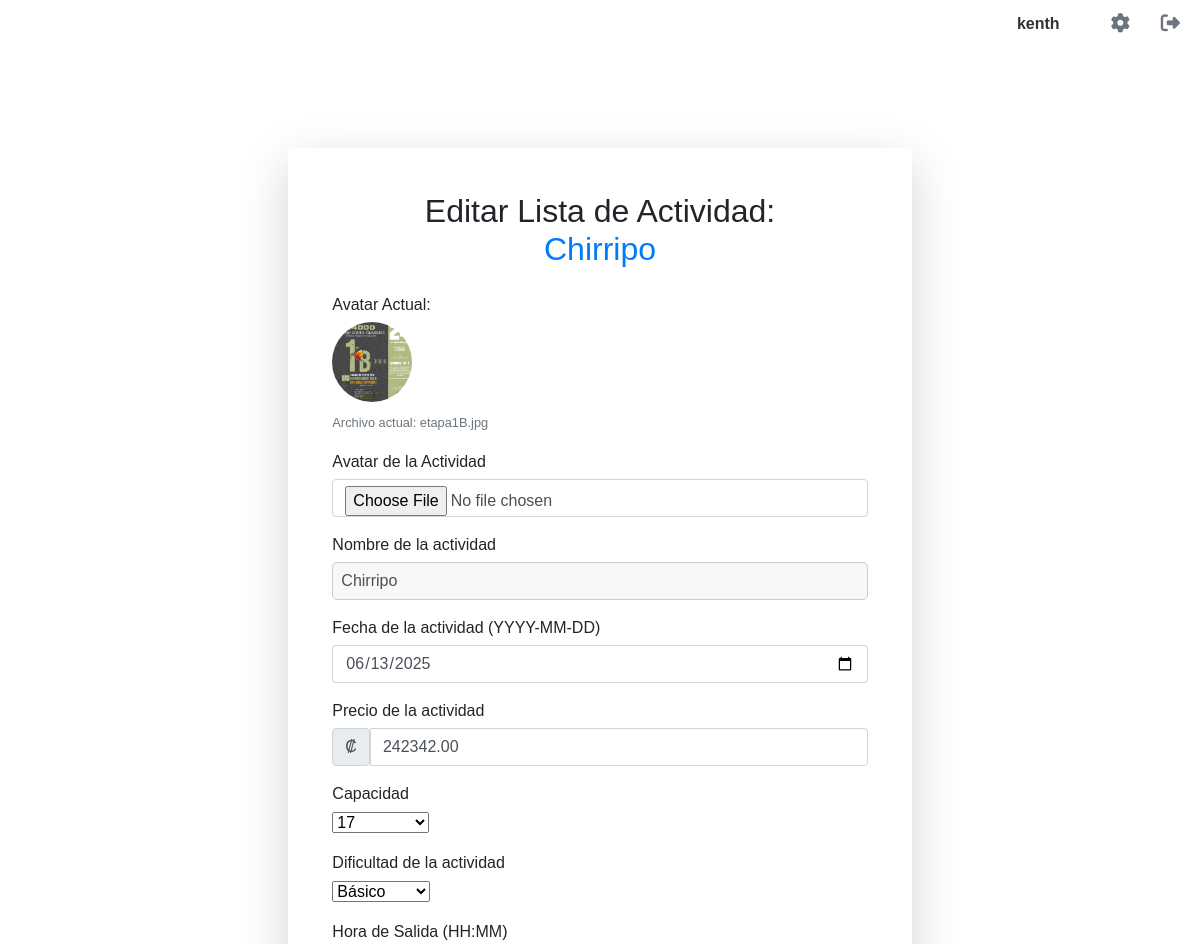
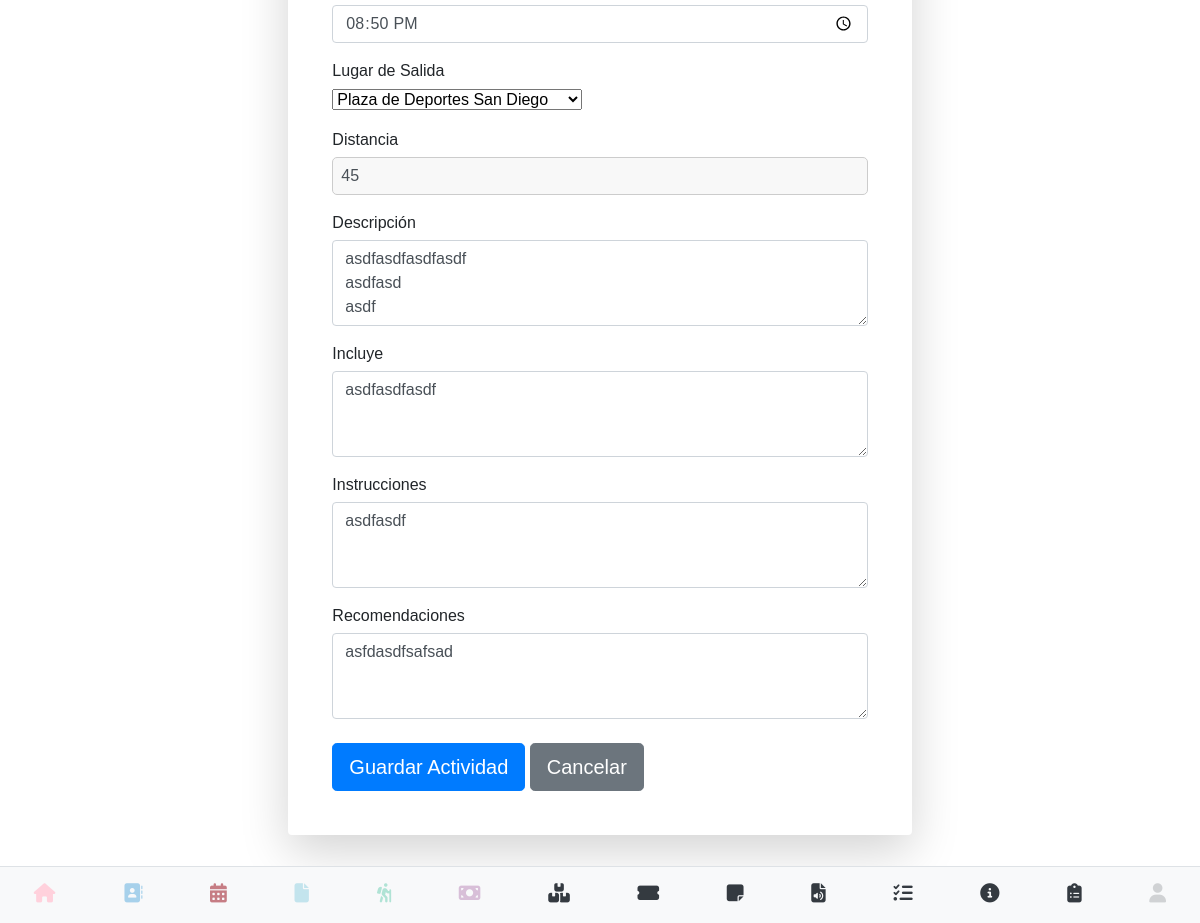
The app's page /editar_lista/1 (signed in) with its own data (2 pictures, top to bottom).
### models.py (models this page shows, shortened)
class User(UserMixin, db.Model):
    __tablename__ = 'users' # Nombre de la tabla es 'users'
    id = db.Column(db.Integer, primary_key=True)
    username = db.Column(db.String(80), unique=True, nullable=False)
    email = db.Column(db.String(120), unique=True, nullable=False)
    cedula = db.Column(db.String(20), unique=True, nullable=False)
    telefono = db.Column(db.String(20), nullable=False)
    password_hash = db.Column(db.String(128))
    image_filename = db.Column(db.String(255), nullable=True)
    @property
    def is_authenticated(self):
        return True

class ListaActividad(db.Model):
    __tablename__ = 'lista_actividad'
    id = db.Column(db.Integer, primary_key=True)
    usuario_id = db.Column(db.Integer, db.ForeignKey('users.id'), nullable=False)
    avatar_actividad = db.Column(db.String(255), nullable=True)
    nombre_actividad = db.Column(db.String(255), nullable=False)
    fecha_actividad = db.Column(db.Date, nullable=False)
    precio_actividad = db.Column(db.Numeric(10, 2), nullable=False)
    capacidad = db.Column(db.String(50), nullable=False) # Cambiado a String para "Más de 45"
    dificultad_actividad = db.Column(db.String(50), nullable=False)
    hora_salida = db.Column(db.Time, nullable=False)
    lugar_salida = db.Column(db.String(255), nullable=False)
    distancia = db.Column(db.String(100), nullable=True)
    descripcion = db.Column(db.Text, nullable=True)
    incluye = db.Column(db.Text, nullable=True)
    instrucciones = db.Column(db.Text, nullable=True)
    recomendaciones = db.Column(db.Text, nullable=True)
    fecha_creacion = db.Column(db.DateTime, default=datetime.utcnow)
    contactos_actividad = db.relationship('ContactoActividad', backref='lista_actividad', lazy=True, cascade="all, delete-orphan")

### lista_abonos.py (the view, shortened to what this page needs)
@abonos_bp.route('/editar_lista/<int:lista_id>', methods=['GET', 'POST'])
@login_required
def editar_lista(lista_id):
    lista = ListaActividad.query.filter_by(id=lista_id, usuario_id=current_user.id).first_or_404()
    form = ListaActividadForm(obj=lista) # Pre-rellena el formulario con los datos existentes
    if request.method == 'GET':
        form.fecha_actividad.data = lista.fecha_actividad.strftime('%Y-%m-%d')
        form.hora_salida.data = lista.hora_salida.strftime('%H:%M')
    return render_template('edita_lista.html', form=form, lista=lista)

### app.py (called while the page is built)
@login_manager.user_loader
def load_user(user_id):
    return User.query.get(int(user_id))

### templates/edita_lista.html (shortened to what this page needs)
{% extends 'base.html' %}
{% block content %}
<div class="container mt-5 mb-5">
    <div class="row justify-content-center">
        <div class="col-md-8 col-lg-7">
            <div class="card shadow-lg p-4 rounded-3 border-0">
                <div class="card-body">
                    <h2 class="card-title text-center mb-4">Editar Lista de Actividad: <br><span class="text-primary fw-bold">{{ lista.nombre_actividad }}</span></h2>
                    <form method="POST" enctype="multipart/form-data">
                        <div class="mb-3">
                            <label class="form-label">Avatar Actual:</label>
                            {% if lista.avatar_actividad %}
                                <img src="{{ url_for('static', filename='uploads/' + lista.avatar_actividad) }}" class="img-fluid rounded-circle mb-2" alt="Avatar Actual" style="width: 80px; height: 80px; object-fit: cover;">
                                <p class="text-muted"><small>Archivo actual: {{ lista.avatar_actividad }}</small></p>
                            {% else %}
                                <p class="text-muted">No hay avatar actual.</p>
                            {% endif %}
                            {{ form.avatar_actividad.label(class="form-label") }}
                            {{ form.avatar_actividad(class="form-control") }}
                        </div>
                        <div class="mb-3">
                            {{ form.nombre_actividad.label(class="form-label") }}
                            {{ form.nombre_actividad(class="form-control") }}
                        </div>
                        <div class="mb-3">
                            {{ form.fecha_actividad.label(class="form-label") }}
                            {{ form.fecha_actividad(class="form-control", type="date") }}
                        </div>
                        <div class="mb-3">
                            {{ form.precio_actividad.label(class="form-label") }}
                            <div class="input-group">
                                <span class="input-group-text">₡</span>
                                {{ form.precio_actividad(class="form-control") }}
                            </div>
                        </div>
                        <div class="mb-3">
                            {{ form.capacidad.label(class="form-label") }}
                            {{ form.capacidad(class="form-select") }}
                        </div>
                        <div class="mb-3">
                            {{ form.dificultad_actividad.label(class="form-label") }}
                            {{ form.dificultad_actividad(class="form-select") }}
                        </div>
                        <div class="mb-3">
                            {{ form.hora_salida.label(class="form-label") }}
                            {{ form.hora_salida(class="form-control", type="time") }}
                        </div>
                        <div class="mb-3">
                            {{ form.lugar_salida.label(class="form-label") }}
                            {{ form.lugar_salida(class="form-select") }}
                        </div>
                        <div class="mb-3">
                            {{ form.distancia.label(class="form-label") }}
                            {{ form.distancia(class="form-control") }}
                        </div>
                        <div class="mb-3">
                            {{ form.descripcion.label(class="form-label") }}
                            {{ form.descripcion(class="form-control", rows="3") }}
                        </div>
                        <div class="mb-3">
                            {{ form.incluye.label(class="form-label") }}
                            {{ form.incluye(class="form-control", rows="3") }}
                        </div>
                        <div class="mb-3">
                            {{ form.instrucciones.label(class="form-label") }}
                            {{ form.instrucciones(class="form-control", rows="3") }}
                        </div>
                        <div class="mb-3">
                            {{ form.recomendaciones.label(class="form-label") }}
                            {{ form.recomendaciones(class="form-control", rows="3") }}
                        </div>
                        <div class="d-grid gap-2 mt-4">
                            {{ form.submit(class="btn btn-primary btn-lg") }}
                            <a href="{{ url_for('abonos.detalle_lista', lista_id=lista.id) }}" class="btn btn-secondary btn-lg">Cancelar</a>
                        </div>
                    </form>
                </div>
            </div>
        </div>
    </div>
</div>
{% endblock %}

### templates/base.html (shortened to what this page needs)
<!DOCTYPE html>
<html lang="es">
<head>
    <link rel="stylesheet" type="text/css" href="{{ url_for('static', filename='css/main.css') }}">
    <link rel="stylesheet" href="https://cdn.jsdelivr.net/npm/sweetalert2@11/dist/sweetalert2.min.css">
</head>
<body>
    <div class="contactos-container">
    {% if current_user.is_authenticated %}
        <div class="top-right">
            <span class="username-display">{{ current_user.username }}</span>
            <a href="{{ url_for('perfil') }}" class="gear-icon"><i class="fas fa-cog"></i></a>
            <a href="{{ url_for('logout') }}" class="logout-icon"><i class="fas fa-sign-out-alt"></i></a>
        </div>
    {% endif %}
</div>
<div class="container-block">
    {% block content %}
    {% endblock %}
</div>
{% include "navbar.html" %}
</body>
</html>

### static/css/base.css (style rules this page uses)
body { font-family: sans-serif; margin: 0; }
.container-block { margin-top:80px; padding: 20px; }
.top-right { position: absolute; top: 10px; right: 20px; display: flex; align-items: center; }
.gear-icon, .logout-icon { font-size: 24px; text-decoration: none; color: #333; margin-left: 15px; }
.username-display { margin-right: 20px; font-weight: bold; color: #333; }
label { display: block; margin-bottom: 5px; }
input[type="text"], input[type="password"] { width: 100%; padding: 8px; box-sizing: border-box; border-radius: 5px; background-color: #f8f8f8; border: 1px solid #ccc; }

### static/css/forms.css (style rules this page uses)
label { display: block; margin-bottom: 5px; }

### static/css/perfil.css (style rules this page uses)
body { font-family: sans-serif; margin: 20px; }

### static/css/listar_contacto.css (style rules this page uses)
.contactos-container { font-family: Arial, sans-serif; color: #333; }
.contactos-container .top-right { display: flex; justify-content: flex-end; align-items: center; gap: 1rem; padding-bottom: 1rem; }
.contactos-container .username-display { font-weight: bold; }
.contactos-container .gear-icon, .contactos-container .logout-icon { color: #6c757d; font-size: 1.2rem; text-decoration: none; }

### records on screen
User: username "kenth"
ListaActividad: nombre_actividad "Chirripo", avatar_actividad (picture), avatar_actividad "etapa1B.jpg", fecha_actividad "06/13/2025", precio_actividad "242342.00", capacidad "17", dificultad_actividad "Básico", hora_salida "20:50", lugar_salida "Plaza de Deportes San Diego", distancia "45", descripcion "asdfasdfasdfasdf asdfasd asdf", incluye "asdfasdfasdf", instrucciones "asdfasdf", recomendaciones "asfdasdfsafsad"
